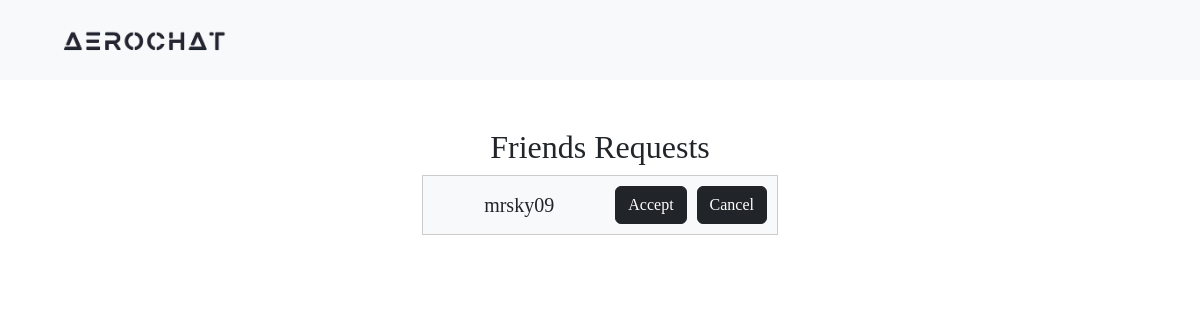
Before: /requests/ (signed in) with the older database file.
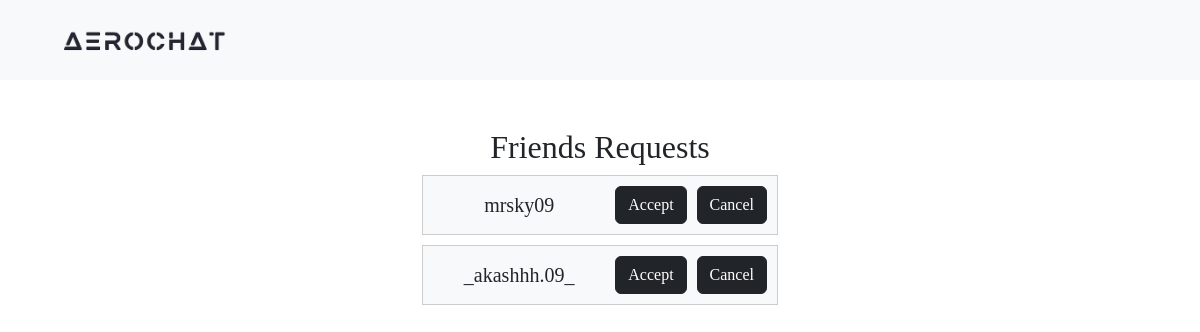
After: the same page with the newer database file.
### AeroApp/models.py (models this page shows)
class FriendRequest(models.Model):
    from_user = models.ForeignKey(User, related_name='sent_friend_requests', on_delete=models.CASCADE)
    to_user = models.ForeignKey(User, related_name='received_friend_requests', on_delete=models.CASCADE)
    created_at = models.DateTimeField(auto_now_add=True)

class User(AbstractUser):
    full_name = models.CharField(max_length=50)
    otp = models.CharField(max_length=10, blank=True, null=True)
    Bio = models.CharField(max_length=300, null=True)

### AeroApp/views.py (the view)
# urls.py: path('requests/', views.PandingRequest , name='requests'),
def PandingRequest(request):
    friend_requests = FriendRequest.objects.filter(to_user=request.user)
    friend_requests_dict = {'friend_requests': list(friend_requests)}
    return render(request, 'pending_request.html', friend_requests_dict)

### AeroApp/templates/pending_request.html (shortened to what this page needs)
<!DOCTYPE html>
<html lang="en">
{% load static %}
<head>
  <link href="https://cdn.jsdelivr.net/npm/bootstrap@5.3.0-alpha1/dist/css/bootstrap.min.css" rel="stylesheet">
</head>
<body>
<nav class="navbar navbar-expand-lg navbar-light">
    <div class="container">
        <a class="navbar-brand" href="{% url 'home' %}">
            <img src="{% static 'logo.png' %}" alt="logo of AeroChat" class="logo-img">
        </a>
    </div>
</nav>
<div class="container mt-5">
  <div class="row justify-content-center">
      <div class="col-md-4">
          <div class="logo-container">
              <h2>Friends Requests</h2>
          </div>
          {% if friend_requests %}
              {% for request in friend_requests %}
                  <div class="user-box">
                      <span>{{ request.from_user.username }}</span>
                      <form method="post" action="">
                          <button type="submit" class="btn btn-dark">Accept</button>
                      </form>
                      <form method="post" action="">
                          <button type="submit" class="btn btn-dark">Cancel</button>
                      </form>
                  </div>
              {% endfor %}
          {% else %}
          <p>No friend requests at the moment.</p>
          {% endif %}
      </div>
  </div>
</div>
</body>
</html>

Changed rows visible on the page:
added FriendRequest: from_user.username "_akashhh.09_"
